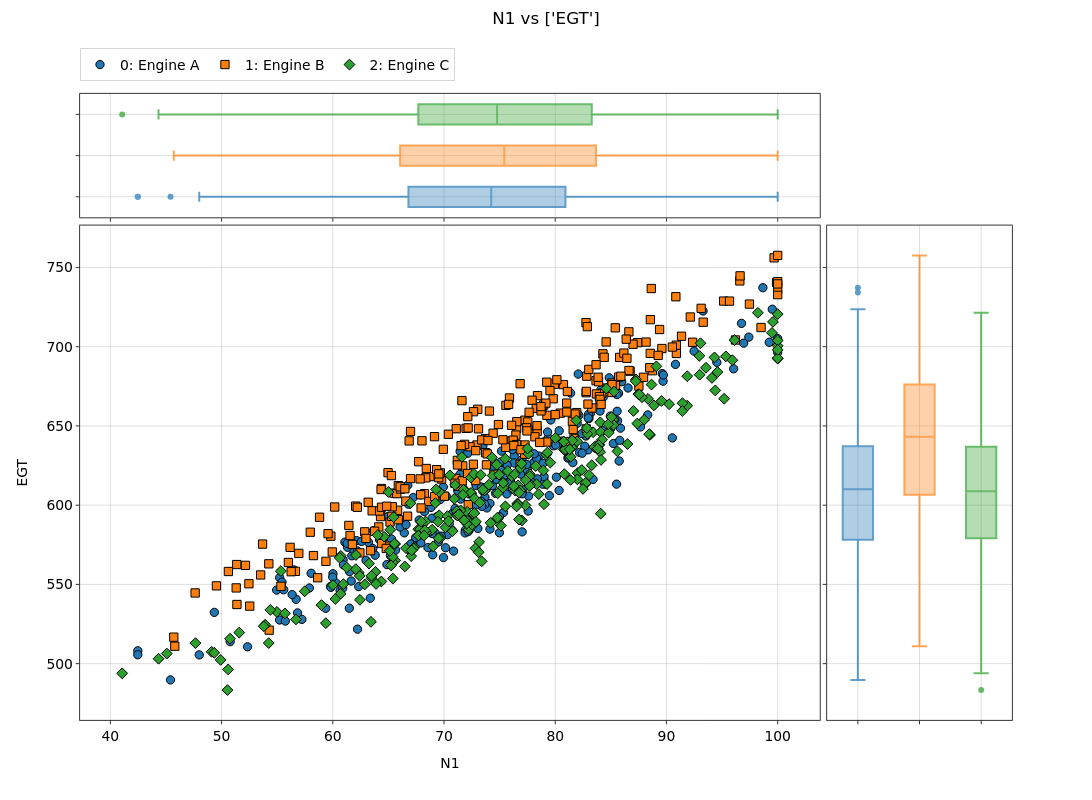

Source (notebook cell):
### Markdown cell above
## 2. The `plot(by='marginal')` alias

`plot_marginal` is also reachable through the main `plot()` method with
`by='marginal'`, alongside `by='ymult'`. Any extra keyword arguments
(`marginal=`, `nbins=`, …) are forwarded.

### Code cell
nb = build()
nb.plot(x='N1', y='EGT', by='marginal', marginal='box')

### Figure 1 — Plotly figure (JSON) as saved in the notebook; plotly's stock layout.template omitted (floating-point values rounded to 4 significant figures; data arrays with more than 128 entries replaced by an {"elided": "..."} marker saying what was removed)
{"data": [{"hovertemplate": "<b><u>Set: 0</u></b><br><b>Engine A</b><br>N1: %{x:.2f}<br>EGT: %{y:.2f}<extra></extra>", "legendgroup": "group_0", "legendrank": 1000, "line": {"color": "#1f77b4", "width": 2}, "marker": {"color": "#1f77b4", "line": {"color": "black", "width": 1}, "size": 8.3, "symbol": "circle"}, "mode": "markers", "name": "0: Engine A", "opacity": 1, "showlegend": true, "type": "scatter", "x": {"elided": "250 float values"}, "xaxis": "x3", "y": {"elided": "250 float values"}, "yaxis": "y3"}, {"legendgroup": "group_0", "legendrank": 1000, "line": {"color": "#1f77b4"}, "marker": {"color": "#1f77b4"}, "name": "0: Engine A", "opacity": 0.7, "orientation": "h", "showlegend": false, "type": "box", "x": {"elided": "250 float values"}, "xaxis": "x", "yaxis": "y"}, {"legendgroup": "group_0", "legendrank": 1000, "line": {"color": "#1f77b4"}, "marker": {"color": "#1f77b4"}, "name": "0: Engine A", "opacity": 0.7, "orientation": "v", "showlegend": false, "type": "box", "xaxis": "x4", "y": {"elided": "250 float values"}, "yaxis": "y4"}, {"hovertemplate": "<b><u>Set: 1</u></b><br><b>Engine B</b><br>N1: %{x:.2f}<br>EGT: %{y:.2f}<extra></extra>", "legendgroup": "group_1", "legendrank": 1001, "line": {"color": "#ff7f0e", "width": 2}, "marker": {"color": "#ff7f0e", "line": {"color": "black", "width": 1}, "size": 8.3, "symbol": "square"}, "mode": "markers", "name": "1: Engine B", "opacity": 1, "showlegend": true, "type": "scatter", "x": {"elided": "250 float values"}, "xaxis": "x3", "y": {"elided": "250 float values"}, "yaxis": "y3"}, {"legendgroup": "group_1", "legendrank": 1001, "line": {"color": "#ff7f0e"}, "marker": {"color": "#ff7f0e"}, "name": "1: Engine B", "opacity": 0.7, "orientation": "h", "showlegend": false, "type": "box", "x": {"elided": "250 float values"}, "xaxis": "x", "yaxis": "y"}, {"legendgroup": "group_1", "legendrank": 1001, "line": {"color": "#ff7f0e"}, "marker": {"color": "#ff7f0e"}, "name": "1: Engine B", "opacity": 0.7, "orientation": "v", "showlegend": false, "type": "box", "xaxis": "x4", "y": {"elided": "250 float values"}, "yaxis": "y4"}, {"hovertemplate": "<b><u>Set: 2</u></b><br><b>Engine C</b><br>N1: %{x:.2f}<br>EGT: %{y:.2f}<extra></extra>", "legendgroup": "group_2", "legendrank": 1002, "line": {"color": "#2ca02c", "width": 2}, "marker": {"color": "#2ca02c", "line": {"color": "black", "width": 1}, "size": 8.3, "symbol": "diamond"}, "mode": "markers", "name": "2: Engine C", "opacity": 1, "showlegend": true, "type": "scatter", "x": {"elided": "250 float values"}, "xaxis": "x3", "y": {"elided": "250 float values"}, "yaxis": "y3"}, {"legendgroup": "group_2", "legendrank": 1002, "line": {"color": "#2ca02c"}, "marker": {"color": "#2ca02c"}, "name": "2: Engine C", "opacity": 0.7, "orientation": "h", "showlegend": false, "type": "box", "x": {"elided": "250 float values"}, "xaxis": "x", "yaxis": "y"}, {"legendgroup": "group_2", "legendrank": 1002, "line": {"color": "#2ca02c"}, "marker": {"color": "#2ca02c"}, "name": "2: Engine C", "opacity": 0.7, "orientation": "v", "showlegend": false, "type": "box", "xaxis": "x4", "y": {"elided": "250 float values"}, "yaxis": "y4"}], "layout": {"barmode": "overlay", "height": 800, "hoverlabel": {"font": {"size": 13.9}}, "legend": {"font": {"size": 13.9}, "orientation": "h", "x": 0, "xanchor": "left", "y": 0.9397, "yanchor": "top", "yref": "container"}, "margin": {"r": 80, "t": 86.22}, "meta": {"uc_legend_rows": 1}, "showlegend": true, "title": {"font": {"size": 16.7}, "text": "N1 vs ['EGT']", "x": 0.5, "xanchor": "center", "y": 0.985, "yanchor": "top", "yref": "container"}, "width": 1200, "xaxis": {"anchor": "y", "domain": [0, 0.7938], "matches": "x3", "showticklabels": false, "tickfont": {"size": 13.9}, "title": {"font": {"size": 13.9}}}, "xaxis2": {"anchor": "y2", "domain": [0.8002, 1], "tickfont": {"size": 13.9}, "title": {"font": {"size": 13.9}}, "visible": false}, "xaxis3": {"anchor": "y3", "domain": [0, 0.7938], "tickfont": {"size": 13.9}, "title": {"font": {"size": 13.9}, "standoff": 15, "text": "N1"}}, "xaxis4": {"anchor": "y4", "domain": [0.8015, 1], "showticklabels": false, "tickfont": {"size": 13.9}, "title": {"font": {"size": 13.9}}}, "yaxis": {"anchor": "x", "domain": [0.8026, 1], "showticklabels": false, "tickfont": {"size": 13.9}, "title": {"font": {"size": 13.9}}}, "yaxis2": {"anchor": "x2", "domain": [0.8002, 1], "tickfont": {"size": 13.9}, "title": {"font": {"size": 13.9}}, "visible": false}, "yaxis3": {"anchor": "x3", "domain": [0, 0.7897], "tickfont": {"size": 13.9}, "title": {"font": {"size": 13.9}, "standoff": 15, "text": "EGT"}}, "yaxis4": {"anchor": "x4", "domain": [0, 0.7897], "matches": "y3", "showticklabels": false, "tickfont": {"size": 13.9}, "title": {"font": {"size": 13.9}}}}}
